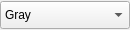
<?xml version="1.0" encoding="UTF-8"?>
<ui version="4.0">
 <class>Form</class>
 <widget class="QWidget" name="Form">
  <property name="geometry">
   <rect>
    <x>0</x>
    <y>0</y>
    <width>130</width>
    <height>30</height>
   </rect>
  </property>
  <property name="minimumSize">
   <size>
    <width>130</width>
    <height>0</height>
   </size>
  </property>
  <property name="windowTitle">
   <string>Form</string>
  </property>
  <layout class="QHBoxLayout" name="horizontalLayout">
   <property name="leftMargin">
    <number>0</number>
   </property>
   <property name="topMargin">
    <number>0</number>
   </property>
   <property name="rightMargin">
    <number>0</number>
   </property>
   <property name="bottomMargin">
    <number>0</number>
   </property>
   <item>
    <widget class="QComboBox" name="comboBox">
     <property name="minimumSize">
      <size>
       <width>130</width>
       <height>28</height>
      </size>
     </property>
     <property name="maximumSize">
      <size>
       <width>130</width>
       <height>28</height>
      </size>
     </property>
     <property name="baseSize">
      <size>
       <width>130</width>
       <height>28</height>
      </size>
     </property>
     <property name="toolTip">
      <string>Lines colormap</string>
     </property>
     <property name="iconSize">
      <size>
       <width>35</width>
       <height>20</height>
      </size>
     </property>
     <property name="duplicatesEnabled">
      <bool>false</bool>
     </property>
     <property name="frame">
      <bool>true</bool>
     </property>
     <item>
      <property name="text">
       <string>Gray</string>
      </property>
      <property name="icon">
       <iconset resource="../../../images/ressources.qrc">
        <normaloff>:/colormaps/colormap_gray.png</normaloff>:/colormaps/colormap_gray.png</iconset>
      </property>
     </item>
     <item>
      <property name="text">
       <string>Hot</string>
      </property>
      <property name="icon">
       <iconset resource="../../../images/ressources.qrc">
        <normaloff>:/colormaps/colormap_hot.png</normaloff>:/colormaps/colormap_hot.png</iconset>
      </property>
     </item>
     <item>
      <property name="text">
       <string>Winter</string>
      </property>
      <property name="icon">
       <iconset resource="../../../images/ressources.qrc">
        <normaloff>:/colormaps/colormap_winter.png</normaloff>:/colormaps/colormap_winter.png</iconset>
      </property>
     </item>
     <item>
      <property name="text">
       <string>Gnuplot</string>
      </property>
      <property name="icon">
       <iconset resource="../../../images/ressources.qrc">
        <normaloff>:/colormaps/colormap_gnuplot.png</normaloff>:/colormaps/colormap_gnuplot.png</iconset>
      </property>
     </item>
     <item>
      <property name="text">
       <string>Gnuplot2</string>
      </property>
      <property name="icon">
       <iconset resource="../../../images/ressources.qrc">
        <normaloff>:/colormaps/colormap_gnuplot2.png</normaloff>:/colormaps/colormap_gnuplot2.png</iconset>
      </property>
     </item>
     <item>
      <property name="text">
       <string>Magma</string>
      </property>
      <property name="icon">
       <iconset resource="../../../images/ressources.qrc">
        <normaloff>:/colormaps/colormap_magma.png</normaloff>:/colormaps/colormap_magma.png</iconset>
      </property>
     </item>
     <item>
      <property name="text">
       <string>Inferno</string>
      </property>
      <property name="icon">
       <iconset resource="../../../images/ressources.qrc">
        <normaloff>:/colormaps/colormap_inferno.png</normaloff>:/colormaps/colormap_inferno.png</iconset>
      </property>
     </item>
     <item>
      <property name="text">
       <string>Plasma</string>
      </property>
      <property name="icon">
       <iconset resource="../../../images/ressources.qrc">
        <normaloff>:/colormaps/colormap_plasma.png</normaloff>:/colormaps/colormap_plasma.png</iconset>
      </property>
     </item>
     <item>
      <property name="text">
       <string>Viridis</string>
      </property>
      <property name="icon">
       <iconset resource="../../../images/ressources.qrc">
        <normaloff>:/colormaps/colormap_viridis.png</normaloff>:/colormaps/colormap_viridis.png</iconset>
      </property>
     </item>
    </widget>
   </item>
  </layout>
 </widget>
 <resources>
  <include location="../../../images/ressources.qrc"/>
 </resources>
 <connections/>
</ui>
